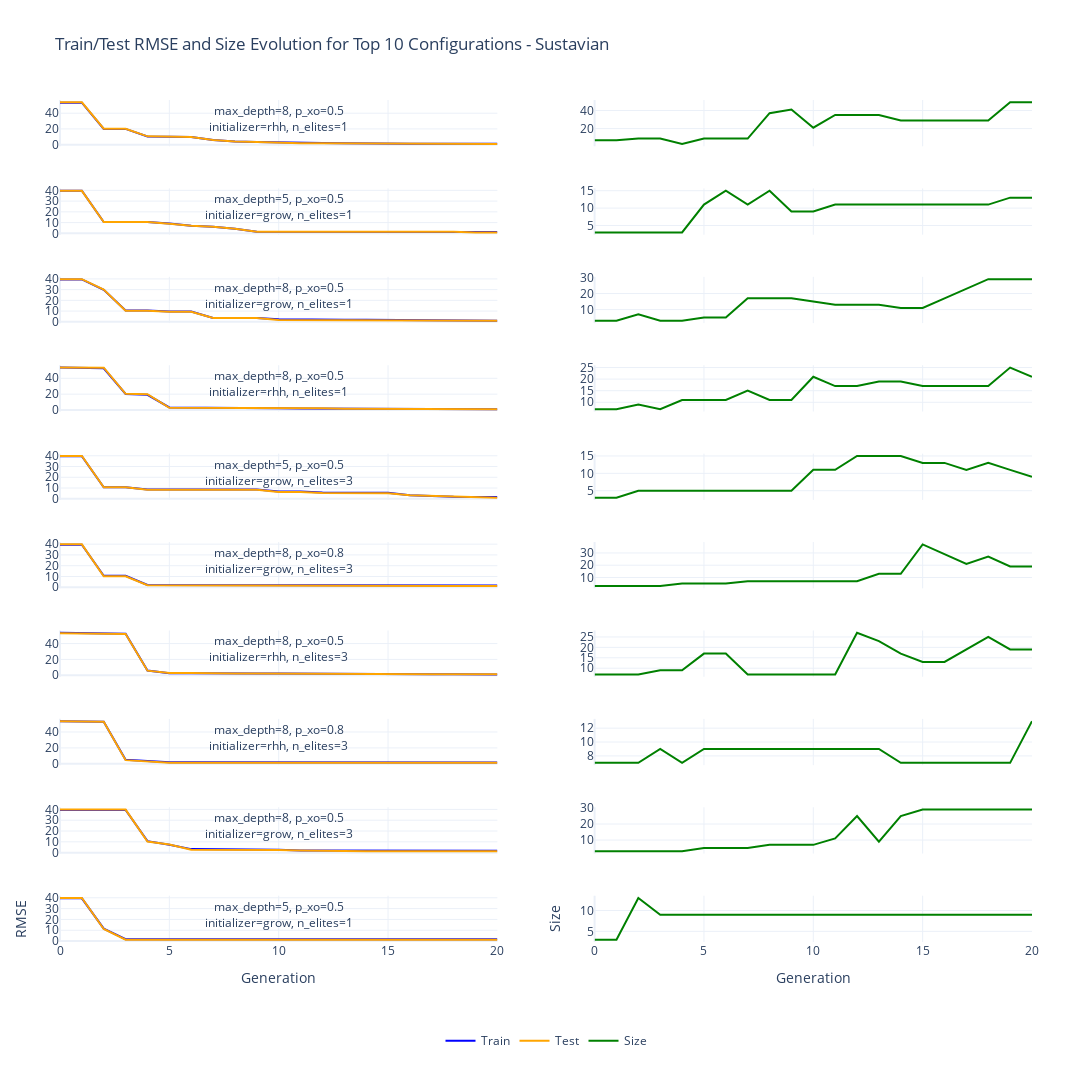

Notebook source saved alongside this figure:
### Code cell
def param_title_str_multiline(params):
    items = [f"{k}={v}" for k, v in params.items()]
    half = (len(items) + 1) // 2
    first_line = ", ".join(items[:half])
    second_line = ", ".join(items[half:])
    return first_line + "<br>" + second_line if second_line else first_line

# Take top N
N = 10
flat_results = flat_results[:N]

GENS_PER_RUN = fixed_params['n_iter'] + 1

fig = make_subplots(
    rows=N, cols=2,
    shared_xaxes=True,
    horizontal_spacing=0.1,
    vertical_spacing=0.05,
    column_widths=[0.45, 0.45]
)

for idx, (fold_id, config_idx, result) in enumerate(flat_results):
    LOG_PATH = f'{LOG_DIR}gp_{DATASET_NAME}_{fold_id}.csv'
    if not os.path.exists(LOG_PATH):
        print(f"Missing log for fold {fold_id}, skipping.")
        continue

    log_df = pd.read_csv(LOG_PATH, header=None)

    start = config_idx * GENS_PER_RUN
    end = start + GENS_PER_RUN
    chunk = log_df.iloc[start:end]

    show_legend = idx == 0

    # Train RMSE
    fig.add_trace(go.Scatter(
        y=chunk.iloc[:, 5],
        mode='lines',
        name='Train',
        line=dict(color=train_color),
        showlegend=show_legend
    ), row=idx + 1, col=1)

    # Test RMSE
    fig.add_trace(go.Scatter(
        y=chunk.iloc[:, 8],
        mode='lines',
        name='Test',
        line=dict(color=test_color),
        showlegend=show_legend
    ), row=idx + 1, col=1)

    # Size
    fig.add_trace(go.Scatter(
        y=chunk.iloc[:, 9],
        mode='lines',
        name='Size',
        line=dict(color=size_color),
        showlegend=show_legend
    ), row=idx + 1, col=2)

    # Parameters annotation
    fig.add_annotation(
        x=0.5,
        y=1,
        xref=f"x domain",
        yref=f"y domain",
        text=param_title_str_multiline(result['dynamic_params']),
        showarrow=False,
        font=dict(size=12),
        align='center',
        row=idx + 1, col=1
    )

fig.update_layout(
    height=300 * N,
    width=1100,
    title_text=f'Train/Test RMSE and Size Evolution for Top {N} Configurations - {DATASET_NAME}',
    template='plotly_white',
    legend=dict(
        orientation='h',
        yanchor='top',
        y=-0.1,
        xanchor='center',
        x=0.5,
        font=dict(size=12),
        bgcolor='rgba(0,0,0,0)'
    ),
    margin=dict(b=150, l=60, r=60, t=100)
)

fig.update_xaxes(title_text='Generation', row=N, col=1)
fig.update_xaxes(title_text='Generation', row=N, col=2)
fig.update_yaxes(title_text='RMSE', row=N, col=1)
fig.update_yaxes(title_text='Size', row=N, col=2)

fig.show()

### Figure 1 — Plotly figure (JSON) as saved in the notebook; plotly's stock layout.template omitted (floating-point values rounded to 4 significant figures)
{"data": [{"line": {"color": "blue"}, "mode": "lines", "name": "Train", "showlegend": true, "type": "scatter", "xaxis": "x", "y": [53.4, 53.4, 20.01, 20.01, 10.48, 9.72, 9.72, 5.828, 3.952, 3.227, 2.58, 2.024, 2.024, 1.843, 1.462, 1.336, 1.309, 1.309, 1.309, 1.007, 1.007], "yaxis": "y"}, {"line": {"color": "orange"}, "mode": "lines", "name": "Test", "showlegend": true, "type": "scatter", "xaxis": "x", "y": [53.86, 53.86, 20.23, 20.23, 10.56, 9.807, 9.807, 6.042, 4.105, 3.392, 2.52, 1.892, 1.892, 1.659, 1.601, 1.383, 1.409, 1.409, 1.409, 0.8449, 0.8449], "yaxis": "y"}, {"line": {"color": "green"}, "mode": "lines", "name": "Size", "showlegend": true, "type": "scatter", "xaxis": "x2", "y": [7, 7, 9, 9, 3, 9, 9, 9, 37, 41, 21, 35, 35, 35, 29, 29, 29, 29, 29, 49, 49], "yaxis": "y2"}, {"line": {"color": "blue"}, "mode": "lines", "name": "Train", "showlegend": false, "type": "scatter", "xaxis": "x3", "y": [39.65, 39.65, 10.48, 10.48, 10.48, 9.133, 7.172, 6.27, 4.363, 1.611, 1.611, 1.312, 1.312, 1.312, 1.312, 1.312, 1.312, 1.312, 1.312, 1.168, 1.168], "yaxis": "y3"}, {"line": {"color": "orange"}, "mode": "lines", "name": "Test", "showlegend": false, "type": "scatter", "xaxis": "x3", "y": [39.56, 39.56, 10.56, 10.56, 10.56, 9.05, 7.09, 6.189, 4.287, 1.608, 1.608, 1.521, 1.521, 1.521, 1.521, 1.521, 1.521, 1.521, 1.521, 0.898, 0.898], "yaxis": "y3"}, {"line": {"color": "green"}, "mode": "lines", "name": "Size", "showlegend": false, "type": "scatter", "xaxis": "x4", "y": [3, 3, 3, 3, 3, 11, 15, 11, 15, 9, 9, 11, 11, 11, 11, 11, 11, 11, 11, 13, 13], "yaxis": "y4"}, {"line": {"color": "blue"}, "mode": "lines", "name": "Train", "showlegend": false, "type": "scatter", "xaxis": "x5", "y": [39.52, 39.52, 29.83, 10.63, 10.63, 9.644, 9.644, 3.523, 3.523, 3.523, 2.338, 2.001, 2.001, 2.001, 1.841, 1.728, 1.573, 1.493, 1.028, 1.028, 1.028], "yaxis": "y5"}, {"line": {"color": "orange"}, "mode": "lines", "name": "Test", "showlegend": false, "type": "scatter", "xaxis": "x5", "y": [39.8, 39.8, 30.0, 10.26, 10.26, 9.27, 9.27, 3.593, 3.593, 3.593, 1.617, 1.527, 1.527, 1.527, 1.573, 1.296, 1.314, 1.169, 0.9023, 0.9023, 0.9023], "yaxis": "y5"}, {"line": {"color": "green"}, "mode": "lines", "name": "Size", "showlegend": false, "type": "scatter", "xaxis": "x6", "y": [3, 3, 7, 3, 3, 5, 5, 17, 17, 17, 15, 13, 13, 13, 11, 11, 17, 23, 29, 29, 29], "yaxis": "y6"}, {"line": {"color": "blue"}, "mode": "lines", "name": "Train", "showlegend": false, "type": "scatter", "xaxis": "x7", "y": [53.56, 53.08, 52.67, 20.19, 19.22, 3.208, 3.208, 3.169, 2.516, 2.516, 2.297, 1.851, 1.851, 1.618, 1.618, 1.514, 1.514, 1.514, 1.258, 1.221, 1.069], "yaxis": "y7"}, {"line": {"color": "orange"}, "mode": "lines", "name": "Test", "showlegend": false, "type": "scatter", "xaxis": "x7", "y": [53.54, 53.19, 53.41, 20.45, 19.93, 2.704, 2.704, 2.52, 1.968, 1.968, 1.874, 2.196, 2.196, 1.676, 1.676, 1.527, 1.527, 1.527, 1.242, 1.15, 0.962], "yaxis": "y7"}, {"line": {"color": "green"}, "mode": "lines", "name": "Size", "showlegend": false, "type": "scatter", "xaxis": "x8", "y": [7, 7, 9, 7, 11, 11, 11, 15, 11, 11, 21, 17, 17, 19, 19, 17, 17, 17, 17, 25, 21], "yaxis": "y8"}, {"line": {"color": "blue"}, "mode": "lines", "name": "Train", "showlegend": false, "type": "scatter", "xaxis": "x9", "y": [39.52, 39.52, 10.59, 10.59, 8.653, 8.653, 8.653, 8.653, 8.653, 8.653, 6.761, 6.761, 5.8, 5.8, 5.541, 5.532, 3.281, 2.247, 1.895, 1.705, 1.528], "yaxis": "y9"}, {"line": {"color": "orange"}, "mode": "lines", "name": "Test", "showlegend": false, "type": "scatter", "xaxis": "x9", "y": [39.8, 39.8, 10.69, 10.69, 8.271, 8.271, 8.271, 8.271, 8.271, 8.271, 6.357, 6.357, 5.38, 5.38, 4.96, 5.05, 3.35, 2.898, 1.847, 1.734, 1.043], "yaxis": "y9"}, {"line": {"color": "green"}, "mode": "lines", "name": "Size", "showlegend": false, "type": "scatter", "xaxis": "x10", "y": [3, 3, 5, 5, 5, 5, 5, 5, 5, 5, 11, 11, 15, 15, 15, 13, 13, 11, 13, 11, 9], "yaxis": "y10"}, {"line": {"color": "blue"}, "mode": "lines", "name": "Train", "showlegend": false, "type": "scatter", "xaxis": "x11", "y": [39.52, 39.52, 10.63, 10.63, 2.118, 2.118, 2.118, 1.834, 1.834, 1.834, 1.834, 1.834, 1.834, 1.832, 1.832, 1.742, 1.742, 1.74, 1.726, 1.543, 1.543], "yaxis": "y11"}, {"line": {"color": "orange"}, "mode": "lines", "name": "Test", "showlegend": false, "type": "scatter", "xaxis": "x11", "y": [39.8, 39.8, 10.26, 10.26, 1.967, 1.967, 1.967, 1.544, 1.544, 1.544, 1.544, 1.544, 1.544, 1.54, 1.54, 1.35, 1.349, 1.344, 1.277, 1.124, 1.124], "yaxis": "y11"}, {"line": {"color": "green"}, "mode": "lines", "name": "Size", "showlegend": false, "type": "scatter", "xaxis": "x12", "y": [3, 3, 3, 3, 5, 5, 5, 7, 7, 7, 7, 7, 7, 13, 13, 37, 29, 21, 27, 19, 19], "yaxis": "y12"}, {"line": {"color": "blue"}, "mode": "lines", "name": "Train", "showlegend": false, "type": "scatter", "xaxis": "x13", "y": [53.69, 53.22, 53.22, 52.34, 5.821, 2.366, 2.366, 1.997, 1.997, 1.997, 1.997, 1.997, 1.241, 1.24, 1.221, 1.202, 1.202, 1.147, 1.031, 0.9089, 0.9089], "yaxis": "y13"}, {"line": {"color": "orange"}, "mode": "lines", "name": "Test", "showlegend": false, "type": "scatter", "xaxis": "x13", "y": [53.25, 52.9, 52.9, 52.21, 5.73, 2.805, 2.805, 2.193, 2.193, 2.193, 2.193, 2.193, 1.622, 1.622, 1.568, 1.651, 1.651, 1.251, 1.215, 1.183, 1.183], "yaxis": "y13"}, {"line": {"color": "green"}, "mode": "lines", "name": "Size", "showlegend": false, "type": "scatter", "xaxis": "x14", "y": [7, 7, 7, 9, 9, 17, 17, 7, 7, 7, 7, 7, 27, 23, 17, 13, 13, 19, 25, 19, 19], "yaxis": "y14"}, {"line": {"color": "blue"}, "mode": "lines", "name": "Train", "showlegend": false, "type": "scatter", "xaxis": "x15", "y": [53.56, 52.73, 52.73, 5.095, 3.246, 2.105, 2.105, 2.105, 2.105, 2.105, 2.105, 2.105, 2.105, 2.105, 1.864, 1.864, 1.864, 1.864, 1.864, 1.864, 1.728], "yaxis": "y15"}, {"line": {"color": "orange"}, "mode": "lines", "name": "Test", "showlegend": false, "type": "scatter", "xaxis": "x15", "y": [53.54, 52.83, 52.83, 4.66, 2.744, 1.533, 1.533, 1.533, 1.533, 1.533, 1.533, 1.533, 1.533, 1.533, 1.303, 1.303, 1.303, 1.303, 1.303, 1.303, 1.256], "yaxis": "y15"}, {"line": {"color": "green"}, "mode": "lines", "name": "Size", "showlegend": false, "type": "scatter", "xaxis": "x16", "y": [7, 7, 7, 9, 7, 9, 9, 9, 9, 9, 9, 9, 9, 9, 7, 7, 7, 7, 7, 7, 13], "yaxis": "y16"}, {"line": {"color": "blue"}, "mode": "lines", "name": "Train", "showlegend": false, "type": "scatter", "xaxis": "x17", "y": [39.52, 39.52, 39.52, 39.52, 10.63, 7.35, 3.246, 3.246, 2.55, 2.55, 2.55, 2.073, 2.003, 1.812, 1.798, 1.727, 1.727, 1.727, 1.727, 1.727, 1.727], "yaxis": "y17"}, {"line": {"color": "orange"}, "mode": "lines", "name": "Test", "showlegend": false, "type": "scatter", "xaxis": "x17", "y": [39.8, 39.8, 39.8, 39.8, 10.26, 7.548, 2.744, 2.744, 2.506, 2.506, 2.506, 1.907, 1.431, 1.503, 1.255, 1.26, 1.26, 1.26, 1.26, 1.26, 1.26], "yaxis": "y17"}, {"line": {"color": "green"}, "mode": "lines", "name": "Size", "showlegend": false, "type": "scatter", "xaxis": "x18", "y": [3, 3, 3, 3, 3, 5, 5, 5, 7, 7, 7, 11, 25, 9, 25, 29, 29, 29, 29, 29, 29], "yaxis": "y18"}, {"line": {"color": "blue"}, "mode": "lines", "name": "Train", "showlegend": false, "type": "scatter", "xaxis": "x19", "y": [39.52, 39.52, 11.5, 1.726, 1.726, 1.726, 1.726, 1.726, 1.726, 1.726, 1.726, 1.726, 1.726, 1.726, 1.726, 1.726, 1.726, 1.726, 1.726, 1.726, 1.726], "yaxis": "y19"}, {"line": {"color": "orange"}, "mode": "lines", "name": "Test", "showlegend": false, "type": "scatter", "xaxis": "x19", "y": [39.8, 39.8, 11.14, 1.275, 1.275, 1.275, 1.275, 1.275, 1.275, 1.275, 1.275, 1.275, 1.275, 1.275, 1.275, 1.275, 1.275, 1.275, 1.275, 1.275, 1.275], "yaxis": "y19"}, {"line": {"color": "green"}, "mode": "lines", "name": "Size", "showlegend": false, "type": "scatter", "xaxis": "x20", "y": [3, 3, 13, 9, 9, 9, 9, 9, 9, 9, 9, 9, 9, 9, 9, 9, 9, 9, 9, 9, 9], "yaxis": "y20"}], "layout": {"annotations": [{"align": "center", "font": {"size": 12}, "showarrow": false, "text": "max_depth=8, p_xo=0.5<br>initializer=rhh, n_elites=1", "x": 0.5, "xref": "x domain", "y": 1, "yref": "y domain"}, {"align": "center", "font": {"size": 12}, "showarrow": false, "text": "max_depth=5, p_xo=0.5<br>initializer=grow, n_elites=1", "x": 0.5, "xref": "x3 domain", "y": 1, "yref": "y3 domain"}, {"align": "center", "font": {"size": 12}, "showarrow": false, "text": "max_depth=8, p_xo=0.5<br>initializer=grow, n_elites=1", "x": 0.5, "xref": "x5 domain", "y": 1, "yref": "y5 domain"}, {"align": "center", "font": {"size": 12}, "showarrow": false, "text": "max_depth=8, p_xo=0.5<br>initializer=rhh, n_elites=1", "x": 0.5, "xref": "x7 domain", "y": 1, "yref": "y7 domain"}, {"align": "center", "font": {"size": 12}, "showarrow": false, "text": "max_depth=5, p_xo=0.5<br>initializer=grow, n_elites=3", "x": 0.5, "xref": "x9 domain", "y": 1, "yref": "y9 domain"}, {"align": "center", "font": {"size": 12}, "showarrow": false, "text": "max_depth=8, p_xo=0.8<br>initializer=grow, n_elites=3", "x": 0.5, "xref": "x11 domain", "y": 1, "yref": "y11 domain"}, {"align": "center", "font": {"size": 12}, "showarrow": false, "text": "max_depth=8, p_xo=0.5<br>initializer=rhh, n_elites=3", "x": 0.5, "xref": "x13 domain", "y": 1, "yref": "y13 domain"}, {"align": "center", "font": {"size": 12}, "showarrow": false, "text": "max_depth=8, p_xo=0.8<br>initializer=rhh, n_elites=3", "x": 0.5, "xref": "x15 domain", "y": 1, "yref": "y15 domain"}, {"align": "center", "font": {"size": 12}, "showarrow": false, "text": "max_depth=8, p_xo=0.5<br>initializer=grow, n_elites=3", "x": 0.5, "xref": "x17 domain", "y": 1, "yref": "y17 domain"}, {"align": "center", "font": {"size": 12}, "showarrow": false, "text": "max_depth=5, p_xo=0.5<br>initializer=grow, n_elites=1", "x": 0.5, "xref": "x19 domain", "y": 1, "yref": "y19 domain"}], "height": 3000, "legend": {"bgcolor": "rgba(0, 0, 0, 0)", "font": {"size": 12}, "orientation": "h", "x": 0.5, "xanchor": "center", "y": -0.1, "yanchor": "top"}, "margin": {"b": 150, "l": 60, "r": 60, "t": 100}, "title": {"text": "Train/Test RMSE and Size Evolution for Top 10 Configurations - Sustavian"}, "width": 1100, "xaxis": {"anchor": "y", "autorange": true, "domain": [0, 0.45], "matches": "x19", "range": [0, 20], "showticklabels": false}, "xaxis10": {"anchor": "y10", "autorange": true, "domain": [0.55, 1], "matches": "x20", "range": [0, 20], "showticklabels": false}, "xaxis11": {"anchor": "y11", "autorange": true, "domain": [0, 0.45], "matches": "x19", "range": [0, 20], "showticklabels": false}, "xaxis12": {"anchor": "y12", "autorange": true, "domain": [0.55, 1], "matches": "x20", "range": [0, 20], "showticklabels": false}, "xaxis13": {"anchor": "y13", "autorange": true, "domain": [0, 0.45], "matches": "x19", "range": [0, 20], "showticklabels": false}, "xaxis14": {"anchor": "y14", "autorange": true, "domain": [0.55, 1], "matches": "x20", "range": [0, 20], "showticklabels": false}, "xaxis15": {"anchor": "y15", "autorange": true, "domain": [0, 0.45], "matches": "x19", "range": [0, 20], "showticklabels": false}, "xaxis16": {"anchor": "y16", "autorange": true, "domain": [0.55, 1], "matches": "x20", "range": [0, 20], "showticklabels": false}, "xaxis17": {"anchor": "y17", "autorange": true, "domain": [0, 0.45], "matches": "x19", "range": [0, 20], "showticklabels": false}, "xaxis18": {"anchor": "y18", "autorange": true, "domain": [0.55, 1], "matches": "x20", "range": [0, 20], "showticklabels": false}, "xaxis19": {"anchor": "y19", "autorange": true, "domain": [0, 0.45], "range": [0, 20], "title": {"text": "Generation"}}, "xaxis2": {"anchor": "y2", "autorange": true, "domain": [0.55, 1], "matches": "x20", "range": [0, 20], "showticklabels": false}, "xaxis20": {"anchor": "y20", "autorange": true, "domain": [0.55, 1], "range": [0, 20], "title": {"text": "Generation"}}, "xaxis3": {"anchor": "y3", "autorange": true, "domain": [0, 0.45], "matches": "x19", "range": [0, 20], "showticklabels": false}, "xaxis4": {"anchor": "y4", "autorange": true, "domain": [0.55, 1], "matches": "x20", "range": [0, 20], "showticklabels": false}, "xaxis5": {"anchor": "y5", "autorange": true, "domain": [0, 0.45], "matches": "x19", "range": [0, 20], "showticklabels": false}, "xaxis6": {"anchor": "y6", "autorange": true, "domain": [0.55, 1], "matches": "x20", "range": [0, 20], "showticklabels": false}, "xaxis7": {"anchor": "y7", "autorange": true, "domain": [0, 0.45], "matches": "x19", "range": [0, 20], "showticklabels": false}, "xaxis8": {"anchor": "y8", "autorange": true, "domain": [0.55, 1], "matches": "x20", "range": [0, 20], "showticklabels": false}, "xaxis9": {"anchor": "y9", "autorange": true, "domain": [0, 0.45], "matches": "x19", "range": [0, 20], "showticklabels": false}, "yaxis": {"anchor": "x", "autorange": true, "domain": [0.945, 1], "range": [-2.1, 56.8], "type": "linear"}, "yaxis10": {"anchor": "x10", "autorange": true, "domain": [0.525, 0.58], "range": [2.333, 15.67], "type": "linear"}, "yaxis11": {"anchor": "x11", "autorange": true, "domain": [0.42, 0.475], "range": [-1.024, 41.95], "type": "linear"}, "yaxis12": {"anchor": "x12", "autorange": true, "domain": [0.42, 0.475], "range": [1.111, 38.89], "type": "linear"}, "yaxis13": {"anchor": "x13", "autorange": true, "domain": [0.315, 0.37], "range": [-2.024, 56.63], "type": "linear"}, "yaxis14": {"anchor": "x14", "autorange": true, "domain": [0.315, 0.37], "range": [5.889, 28.11], "type": "linear"}, "yaxis15": {"anchor": "x15", "autorange": true, "domain": [0.21, 0.265], "range": [-1.649, 56.46], "type": "linear"}, "yaxis16": {"anchor": "x16", "autorange": true, "domain": [0.21, 0.265], "range": [6.667, 13.33], "type": "linear"}, "yaxis17": {"anchor": "x17", "autorange": true, "domain": [0.105, 0.16], "range": [-0.8868, 41.95], "type": "linear"}, "yaxis18": {"anchor": "x18", "autorange": true, "domain": [0.105, 0.16], "range": [1.556, 30.44], "type": "linear"}, "yaxis19": {"anchor": "x19", "autorange": true, "domain": [0, 0.055], "range": [-0.8658, 41.95], "title": {"text": "RMSE"}, "type": "linear"}, "yaxis2": {"anchor": "x2", "autorange": true, "domain": [0.945, 1], "range": [0.4444, 51.56], "type": "linear"}, "yaxis20": {"anchor": "x20", "autorange": true, "domain": [0, 0.055], "range": [2.444, 13.56], "title": {"text": "Size"}, "type": "linear"}, "yaxis3": {"anchor": "x3", "autorange": true, "domain": [0.84, 0.895], "range": [-1.255, 41.8], "type": "linear"}, "yaxis4": {"anchor": "x4", "autorange": true, "domain": [0.84, 0.895], "range": [2.333, 15.67], "type": "linear"}, "yaxis5": {"anchor": "x5", "autorange": true, "domain": [0.735, 0.79], "range": [-1.259, 41.97], "type": "linear"}, "yaxis6": {"anchor": "x6", "autorange": true, "domain": [0.735, 0.79], "range": [1.556, 30.44], "type": "linear"}, "yaxis7": {"anchor": "x7", "autorange": true, "domain": [0.63, 0.685], "range": [-1.96, 56.48], "type": "linear"}, "yaxis8": {"anchor": "x8", "autorange": true, "domain": [0.63, 0.685], "range": [6, 26], "type": "linear"}, "yaxis9": {"anchor": "x9", "autorange": true, "domain": [0.525, 0.58], "range": [-1.111, 41.96], "type": "linear"}}}
